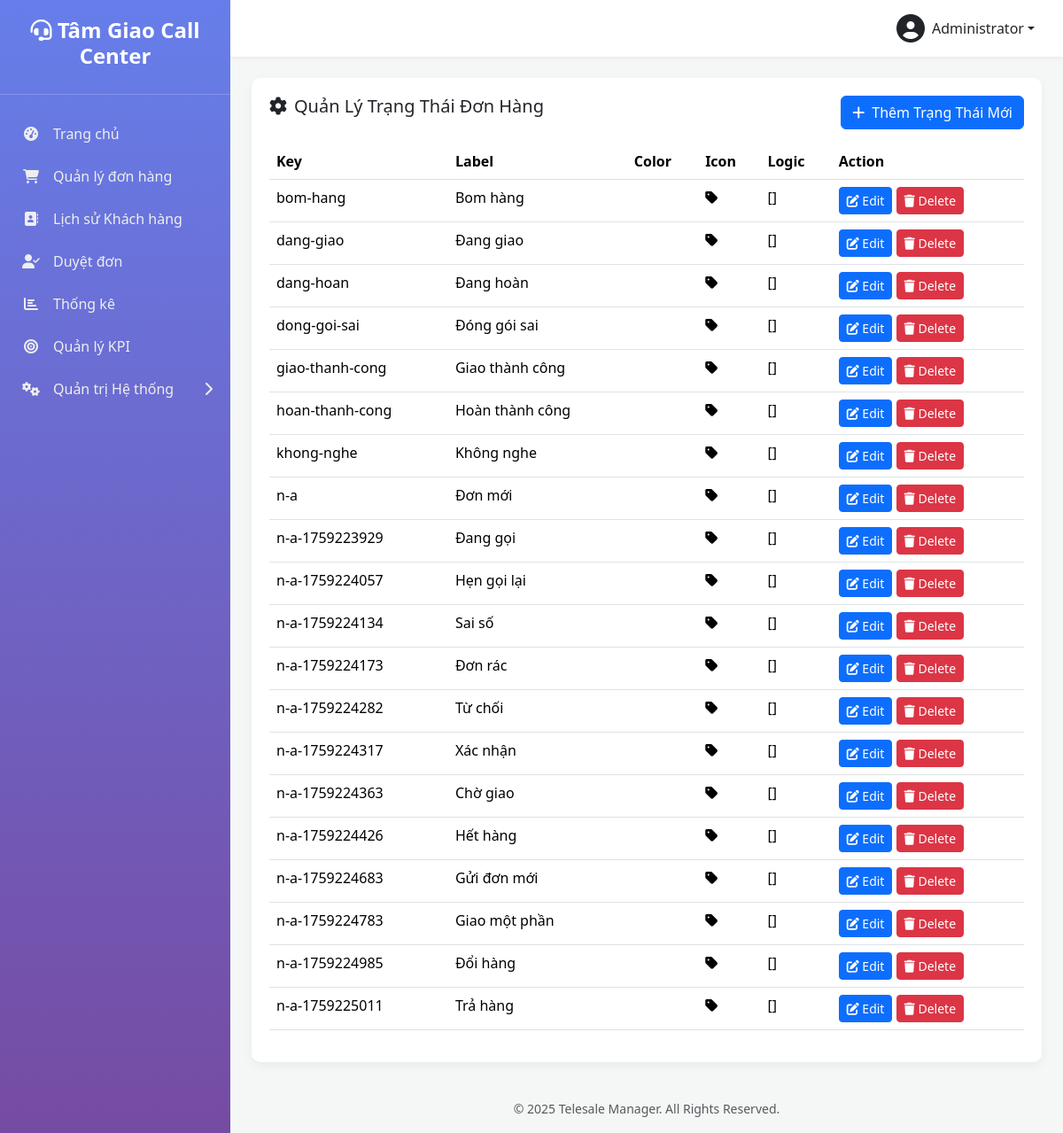
/admin-status-config.php (signed in), run on the app's committed database.
### tables this page shows
CREATE TABLE `settings` (
  `setting_key` varchar(100) NOT NULL,
  `setting_value` text DEFAULT NULL
);

CREATE TABLE `users` (
  `id` int(10) UNSIGNED NOT NULL,
  `username` varchar(50) NOT NULL COMMENT 'Tên đăng nhập',
  `password` varchar(255) NOT NULL,
  `full_name` varchar(100) NOT NULL COMMENT 'Họ và tên',
  `email` varchar(100) DEFAULT NULL COMMENT 'Email',
  `phone` varchar(20) DEFAULT NULL COMMENT 'Số điện thoại',
  `role` enum('admin','manager','telesale') NOT NULL DEFAULT 'telesale' COMMENT 'Vai trò: admin, manager, telesale',
  `status` enum('active','inactive','suspended') NOT NULL DEFAULT 'active' COMMENT 'Trạng thái: active, inactive, suspended (bị treo)',
  `avatar` varchar(255) DEFAULT NULL COMMENT 'Đường dẫn ảnh đại diện',
  `last_login_at` datetime DEFAULT NULL COMMENT 'Lần đăng nhập cuối',
  `last_login_ip` varchar(45) DEFAULT NULL COMMENT 'IP đăng nhập cuối',
  `created_at` datetime DEFAULT current_timestamp(),
  `updated_at` datetime DEFAULT current_timestamp() ON UPDATE current_timestamp(),
  `suspension_reason` text DEFAULT NULL,
  `suspension_until` datetime DEFAULT NULL
);

CREATE TABLE `order_status_configs` (
  `status_key` varchar(50) NOT NULL,
  `label` varchar(100) NOT NULL,
  `color` varchar(20) NOT NULL,
  `icon` varchar(50) NOT NULL,
  `sort_order` int(11) NOT NULL DEFAULT 0,
  `logic_json` text NOT NULL,
  `created_by` int(10) UNSIGNED DEFAULT NULL,
  `created_at` datetime DEFAULT current_timestamp(),
  `updated_at` datetime DEFAULT current_timestamp() ON UPDATE current_timestamp()
);

### functions.php (called while the page is built, shortened)
<?php
function get_db_connection() {
    static $pdo = null;
    if ($pdo === null) {
        try {
            $dsn = "mysql:host=" . DB_HOST . ";dbname=" . DB_NAME . ";charset=" . DB_CHARSET;
            $options = [
                PDO::ATTR_ERRMODE => PDO::ERRMODE_EXCEPTION,
                PDO::ATTR_DEFAULT_FETCH_MODE => PDO::FETCH_ASSOC,
                PDO::ATTR_EMULATE_PREPARES => false,
            ];
            $pdo = new PDO($dsn, DB_USER, DB_PASS, $options);
        } catch (PDOException $e) {
            die('Database connection failed: ' . $e->getMessage());
        }
    }
    return $pdo;
}
function db_query($sql, $params = []) {
    $pdo = get_db_connection();
    $stmt = $pdo->prepare($sql);
    $stmt->execute($params);
    return $stmt;
}
function db_get_row($sql, $params = []) {
    $stmt = db_query($sql, $params);
    return $stmt->fetch(PDO::FETCH_ASSOC);
}
function db_get_results($sql, $params = []) {
    $stmt = db_query($sql, $params);
    return $stmt->fetchAll(PDO::FETCH_ASSOC);
}
function db_get_var($sql, $params = []) {
    $stmt = db_query($sql, $params);
    return $stmt->fetchColumn();
}
function is_logged_in() {
    return isset($_SESSION['user_id']) && !empty($_SESSION['user_id']);
}
function get_logged_user() {
    static $cached_user = null;
    if ($cached_user === null) {
        $cached_user = db_get_row(
            "SELECT * FROM users WHERE id = ? AND status = 'active'",
            [$_SESSION['user_id']]
        );
    }
    return $cached_user;
}
function is_admin() {
    $user = get_logged_user();
    return $user && is_array($user) && isset($user['role']) && $user['role'] === 'admin';
}
function require_admin() {
    if (!is_admin()) {
        redirect('dashboard.php?error=access_denied');
        exit;
    }
}
function get_setting($key, $default = null) {
    $value = db_get_var("SELECT setting_value FROM settings WHERE setting_key = ?", [$key]);
    return $value !== false && $value !== null ? $value : $default;
}
function get_order_status_configs() {
    static $configs = null;
    if ($configs === null) {
        $results = db_get_results("SELECT * FROM order_status_configs");
        $configs = [];
        foreach ($results as $row) {
            $configs[$row['status_key']] = [
                'label' => $row['label'],
                'color' => $row['color'],
                'icon' => $row['icon'],
                'logic' => json_decode($row['logic_json'], true) ?? []
            ];
        }
    }
    return $configs;
}

### admin-status-config.php (the view, shortened to what this page needs)
<?php
require_once 'functions.php';
require_admin();
$configs = get_order_status_configs();
include 'includes/header.php';
?>
<div class="table-card">
    <div class="d-flex justify-content-between mb-3">
        <h5><i class="fas fa-cog me-2"></i>Quản Lý Trạng Thái Đơn Hàng</h5>
        <button class="btn btn-primary" data-bs-toggle="modal" data-bs-target="#statusModal" data-mode="add">
            <i class="fas fa-plus me-2"></i>Thêm Trạng Thái Mới
        </button>
    </div>
    <div class="table-responsive">
        <table class="table table-hover">
            <thead>
                <tr>
                    <th>Key</th>
                    <th>Label</th>
                    <th>Color</th>
                    <th>Icon</th>
                    <th>Logic</th>
                    <th>Action</th>
                </tr>
            </thead>
            <tbody>
                <?php if (empty($configs)): ?>
                    <tr><td colspan="6" class="text-center">Chưa có trạng thái nào. Hãy thêm mới.</td></tr>
                <?php else: ?>
                    <?php foreach ($configs as $key => $conf): ?>
                    <tr>
                        <td><?php echo htmlspecialchars($key); ?></td>
                        <td><?php echo htmlspecialchars($conf['label']); ?></td>
                        <td><span class="badge bg-<?php echo htmlspecialchars($conf['color']); ?>">Mẫu</span></td>
                        <td><i class="fas <?php echo htmlspecialchars($conf['icon']); ?>"></i></td>
                        <td><?php echo htmlspecialchars(json_encode($conf['logic'], JSON_PRETTY_PRINT)); ?></td>
                        <td>
                            <button class="btn btn-primary btn-sm" data-bs-toggle="modal" data-bs-target="#statusModal"
                                    data-mode="edit" data-key="<?php echo htmlspecialchars($key); ?>"
                                    data-label="<?php echo htmlspecialchars($conf['label']); ?>"
                                    data-color="<?php echo htmlspecialchars($conf['color']); ?>"
                                    data-icon="<?php echo htmlspecialchars($conf['icon']); ?>"
                                    data-logic='<?php echo json_encode($conf['logic']); ?>'>
                                <i class="fas fa-edit"></i> Edit
                            </button>
                            <button class="btn btn-danger btn-sm btn-delete" data-key="<?php echo htmlspecialchars($key); ?>">
                                <i class="fas fa-trash"></i> Delete
                            </button>
                        </td>
                    </tr>
                    <?php endforeach; ?>
                <?php endif; ?>
            </tbody>
        </table>
    </div>
</div>
<?php include 'includes/footer.php'; ?>

### includes/header.php (shortened to what this page needs)
<?php
$current_user = get_logged_user();
$current_page = basename($_SERVER['PHP_SELF']);
$system_pages = [
    'users.php',
    'manager-assignments.php',
    'manage-order-statuses.php',
    'manage-customer-labels.php',
    'manage-user-labels.php',
    'admin-rules.php',
    'settings.php',
];
$is_system_page_active = in_array($current_page, $system_pages);
?>
<!DOCTYPE html>
<html lang="vi">
<head>
    <link href="https://cdn.jsdelivr.net/npm/bootstrap@5.3.2/dist/css/bootstrap.min.css" rel="stylesheet">
    <link rel="stylesheet" href="https://cdnjs.cloudflare.com/ajax/libs/font-awesome/6.4.2/css/all.min.css">
</head>
<body>
    <div class="wrapper">
        <nav class="sidebar">
            <div class="sidebar-header">
                <h3><i class="fas fa-headset"></i> <?php echo get_setting('site_name', SITE_NAME); ?></h3>
            </div>
            <ul class="sidebar-nav">
                <li class="<?php echo ($current_page == 'dashboard.php') ? 'active' : ''; ?>">
                    <a href="dashboard.php"><i class="fas fa-tachometer-alt nav-icon"></i> Trang chủ</a>
                </li>
                <li class="<?php echo ($current_page == 'orders.php' || $current_page == 'order-detail.php') ? 'active' : ''; ?>">
                    <a href="orders.php"><i class="fas fa-shopping-cart nav-icon"></i> Quản lý đơn hàng</a>
                </li>
                <?php if (is_admin() || is_manager()): ?>
                <li class="<?php echo ($current_page == 'customer-history.php') ? 'active' : ''; ?>">
                    <a href="customer-history.php"><i class="fas fa-address-book nav-icon"></i> Lịch sử Khách hàng</a>
                </li>
                <li class="<?php echo ($current_page == 'pending-orders.php') ? 'active' : ''; ?>">
                    <a href="pending-orders.php">
                        <i class="fas fa-user-check nav-icon"></i> Duyệt đơn
                    </a>
                </li>
                <li class="<?php echo ($current_page == 'statistics.php') ? 'active' : ''; ?>">
                    <a href="statistics.php"><i class="fas fa-chart-bar nav-icon"></i> Thống kê</a>
                </li>
                <?php endif; ?>
                <?php if (is_admin() || is_manager()): ?>
                    <li class="<?php echo ($current_page == 'kpi.php') ? 'active' : ''; ?>">
                        <a href="kpi.php">
                            <i class="fas fa-bullseye nav-icon"></i>
                            <?php echo is_admin() ? 'Quản lý KPI' : 'Xem KPI'; ?>
                        </a>
                    </li>
                <?php endif; ?>
                <?php if (is_admin() || is_manager()): ?>
                <li class="<?php echo $is_system_page_active ? 'active' : ''; ?>">
                    <a href="#systemSettings" data-bs-toggle="collapse" aria-expanded="<?php echo $is_system_page_active ? 'true' : 'false'; ?>">
                        <i class="fas fa-cogs nav-icon"></i>
                        Quản trị Hệ thống
                        <i class="fas fa-chevron-right arrow"></i>
                    </a>
                </li>
                <?php endif; ?>
            </ul>
        </nav>
        <div class="main-content">
            <header class="top-navbar d-flex justify-content-end align-items-center">
                <div class="dropdown">
                    <a href="#" class="d-flex align-items-center text-dark text-decoration-none dropdown-toggle" id="dropdownUser" data-bs-toggle="dropdown" aria-expanded="false">
                        <i class="fas fa-user-circle fa-2x me-2"></i>
                        <span><?php echo htmlspecialchars($current_user['full_name']); ?></span>
                    </a>
                </div>
            </header>
            <main class="p-4">

### includes/header.php (style rules this page uses)
:root { --sidebar-width: 260px; --primary-color: #667eea; --secondary-color: #764ba2; }
body { background-color: #f4f7f6; }
.wrapper { display: flex; min-height: 100vh; }
.sidebar { width: var(--sidebar-width); background: linear-gradient(180deg, var(--primary-color) 0%, var(--secondary-color) 100%); color: #fff; position: fixed; height: 100%; display: flex; flex-direction: column; }
.sidebar-header { padding: 20px; text-align: center; border-bottom: 1px solid rgba(255,255,255,0.2); flex-shrink: 0; }
.sidebar-header h3 { font-size: 1.5rem; font-weight: 700; }
.sidebar-nav { list-style: none; padding: 20px 0; flex-grow: 1; overflow-y: auto; }
.sidebar-nav a { display: flex; align-items: center; padding: 12px 20px; color: #eee; text-decoration: none; transition: all 0.2s; }
.sidebar-nav a i.nav-icon { width: 30px; text-align: center; margin-right: 10px; }
.sidebar-nav a .arrow { margin-left: auto; transition: transform 0.3s; }
.main-content { margin-left: var(--sidebar-width); width: calc(100% - var(--sidebar-width)); }
.top-navbar { background-color: #fff; box-shadow: 0 2px 4px rgba(0,0,0,0.05); padding: 1rem 2rem; }
.table-card, .stat-card { background-color: #fff; border-radius: 10px; padding: 20px; box-shadow: 0 4px 12px rgba(0,0,0,0.05); }

### data on the page
settings: setting_value "Tâm Giao Call Center"
users: full_name "Administrator"
order_status_configs: key "bom-hang", label "Bom hàng", logic "[]"
order_status_configs: key "dang-giao", label "Đang giao", logic "[]"
order_status_configs: key "dang-hoan", label "Đang hoàn", logic "[]"
order_status_configs: key "dong-goi-sai", label "Đóng gói sai", logic "[]"
order_status_configs: key "giao-thanh-cong", label "Giao thành công", logic "[]"
order_status_configs: key "hoan-thanh-cong", label "Hoàn thành công", logic "[]"
order_status_configs: key "khong-nghe", label "Không nghe", logic "[]"
order_status_configs: key "n-a", label "Đơn mới", logic "[]"
order_status_configs: key "n-a-1759223929", label "Đang gọi", logic "[]"
order_status_configs: key "n-a-1759224057", label "Hẹn gọi lại", logic "[]"
order_status_configs: key "n-a-1759224134", label "Sai số", logic "[]"
order_status_configs: key "n-a-1759224173", label "Đơn rác", logic "[]"
order_status_configs: key "n-a-1759224282", label "Từ chối", logic "[]"
order_status_configs: key "n-a-1759224317", label "Xác nhận", logic "[]"
order_status_configs: key "n-a-1759224363", label "Chờ giao", logic "[]"
order_status_configs: key "n-a-1759224426", label "Hết hàng", logic "[]"
order_status_configs: key "n-a-1759224683", label "Gửi đơn mới", logic "[]"
order_status_configs: key "n-a-1759224783", label "Giao một phần", logic "[]"
order_status_configs: key "n-a-1759224985", label "Đổi hàng", logic "[]"
order_status_configs: key "n-a-1759225011", label "Trả hàng", logic "[]"

### other printed values
SITE_NAME "Telesale Manager"
